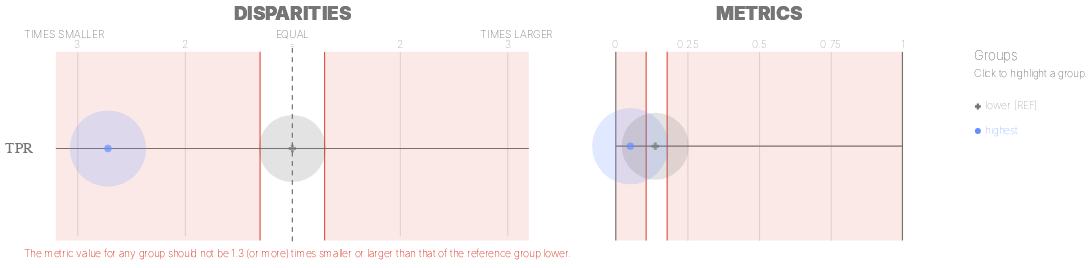

Notebook cell for this chart:
### Markdown cell above
#### Before: Run Aequitas for the "best" model chosen earlier

### Code cell
g = Group()
b = Bias()

xtab_old, _ = g.get_crosstabs(old_df[['score', 'label_value', attr_col]].copy())
bdf_old = b.get_disparity_predefined_groups(xtab_old, original_df=old_df, ref_groups_dict=protected_attribute_ref_group)

ap.disparities_metrics(bdf_old, metrics, attr_col, fairness_threshold=disparity_threshold)

### Figure 1 — Vega-Lite specification as saved in the notebook (floating-point values rounded to 4 significant figures)
{"config": {"view": {"continuousWidth": 400, "continuousHeight": 300, "strokeWidth": 0}, "axisLeft": {"labelColor": "rgb(117,117,117)", "labelFont": "Arial", "labelFontSize": 16}}, "hconcat": [{"layer": [{"data": {"name": "data-b3bcfd1decd67fb31f95ea5e1bcd9e64"}, "mark": {"type": "rule", "stroke": "rgb(117,117,117)", "strokeWidth": 1.25, "tooltip": ""}, "encoding": {"x": {"type": "quantitative", "field": "x", "scale": {"domain": [-2, 2], "range": [57.0, 513.0]}}, "x2": {"field": "x2"}, "y": {"type": "nominal", "axis": {"domain": false, "labelAngle": 0, "labelPadding": -10, "orient": "left", "ticks": false, "title": ""}, "field": "metric", "scale": {"domain": ["TPR"], "range": [30, 225.0]}}}}, {"data": {"name": "data-79dd248bdaa0ea02c535240e8ad022c8"}, "mark": {"type": "rule", "stroke": "rgb(117,117,117)", "strokeDash": [5, 5], "strokeWidth": 1}, "encoding": {"tooltip": {"value": "lower [REF]"}, "x": {"value": 285.0}, "y": {"value": 20.83}, "y2": {"value": 229.2}}}, {"data": {"name": "data-bf3bbf11504879c3d6556966f4853596"}, "mark": {"type": "text", "align": "center", "color": "rgb(117,117,117)", "font": "Arial", "fontSize": 11, "fontWeight": 100, "tooltip": ""}, "encoding": {"text": {"type": "nominal", "field": "label"}, "x": {"type": "quantitative", "field": "value", "scale": {"domain": [-2, 2], "range": [57.0, 513.0]}}, "y": {"value": 17.5}}}, {"layer": [{"mark": {"type": "text", "align": "right", "fill": "rgb(117,117,117)", "font": "Arial", "fontSize": 11, "fontWeight": 100, "tooltip": ""}, "encoding": {"text": {"value": "TIMES SMALLER"}, "x": {"value": 85.5}, "y": {"value": 7.5}}}, {"mark": {"type": "text", "align": "left", "fill": "rgb(117,117,117)", "font": "Arial", "fontSize": 11, "fontWeight": 100, "tooltip": ""}, "encoding": {"text": {"value": "TIMES LARGER"}, "x": {"value": 484.5}, "y": {"value": 7.5}}}, {"mark": {"type": "text", "align": "center", "fill": "rgb(117,117,117)", "font": "Arial", "fontSize": 11, "fontWeight": 100, "tooltip": ""}, "encoding": {"text": {"value": "EQUAL"}, "x": {"value": 285.0}, "y": {"value": 7.5}}}], "data": {"name": "data-79dd248bdaa0ea02c535240e8ad022c8"}}, {"layer": [{"mark": {"type": "rule", "opacity": 0.8, "stroke": "rgb(217, 46, 28)", "strokeWidth": 1.25, "tooltip": ""}, "encoding": {"x": {"type": "quantitative", "field": "min", "scale": {"domain": [-2, 2], "range": [57.0, 513.0]}}, "y": {"value": 25.0}, "y2": {"value": 225.0}}}, {"mark": {"type": "rule", "opacity": 0.8, "stroke": "rgb(217, 46, 28)", "strokeWidth": 1.25, "tooltip": ""}, "encoding": {"x": {"type": "quantitative", "field": "max", "scale": {"domain": [-2, 2], "range": [57.0, 513.0]}}, "y": {"value": 25.0}, "y2": {"value": 225.0}}}, {"layer": [{"mark": {"type": "rect", "fill": "rgb(217, 46, 28)", "opacity": 0.1, "tooltip": ""}, "encoding": {"x": {"type": "quantitative", "field": "min", "scale": {"domain": [-2, 2], "range": [57.0, 513.0]}}, "x2": {"field": "lower_end"}, "y": {"value": 25.0}, "y2": {"value": 225.0}}}, {"mark": {"type": "rect", "fill": "rgb(217, 46, 28)", "opacity": 0.1, "tooltip": ""}, "encoding": {"x": {"type": "quantitative", "field": "max", "scale": {"domain": [-2, 2], "range": [57.0, 513.0]}}, "x2": {"field": "upper_end"}, "y": {"value": 25.0}, "y2": {"value": 225.0}}}]}, {"data": {"name": "data-79dd248bdaa0ea02c535240e8ad022c8"}, "mark": {"type": "text", "align": "left", "baseline": "top", "fill": "rgb(217, 46, 28)", "font": "Arial", "fontSize": 11, "fontWeight": 100, "tooltip": ""}, "encoding": {"text": {"value": "The metric value for any group should not be 1.3 (or more) times smaller or larger than that of the reference group lower."}, "x": {"value": 0}, "y": {"value": 233.3}}}], "data": {"name": "data-b643063563633c31a45d634da5f365b2"}}, {"layer": [{"mark": "circle"}, {"data": {"name": "data-51b8003dc85d49711ca36fabda1ba077"}, "mark": {"type": "circle", "opacity": 0.2}, "encoding": {"color": {"condition": {"type": "nominal", "field": "attribute_value", "legend": null, "scale": {"domain": ["lower", "highest"], "range": ["rgb(117,117,117)", "rgb(100, 143, 255)", "rgb(254, 97, 0)", "rgb(220, 38, 127)", "rgb(255, 176, 0)", "rgb(120, 94, 240)"]}, "selection": "selector013"}, "value": "rgb(224,224,224)"}, "size": {"type": "quantitative", "field": "group_size", "legend": null, "scale": {"domain": [0, 11970.0], "range": [0, 7854.0]}}, "tooltip": [{"type": "nominal", "field": "attribute_value", "title": "Group"}, {"type": "nominal", "field": "tooltip_group_size", "title": "Group Size"}, {"type": "nominal", "field": "tooltip_disparity_explanation_tpr", "title": "Disparity"}, {"type": "quantitative", "field": "tpr", "format": ".2f", "title": "TPR"}], "x": {"type": "quantitative", "axis": {"domain": false, "labels": false, "ticks": false, "title": null, "values": [-2, -1, 1, 2]}, "field": "tpr_disparity_scaled", "scale": {"domain": [-2, 2], "range": [57.0, 513.0]}}, "y": {"type": "nominal", "axis": {"domain": false, "grid": false, "labels": false, "ticks": false, "title": " "}, "field": "metric_variable", "scale": {"domain": ["TPR"], "range": [30, 225.0]}}}, "selection": {"selector015": {"type": "multi", "empty": "all", "fields": ["attribute_value"]}}, "transform": [{"calculate": "'TPR'", "as": "metric_variable"}]}, {"layer": [{"mark": "point"}, {"data": {"name": "data-51b8003dc85d49711ca36fabda1ba077"}, "mark": {"type": "point", "filled": true, "size": 60}, "encoding": {"color": {"condition": {"type": "nominal", "field": "attribute_value", "legend": null, "scale": {"domain": ["lower", "highest"], "range": ["rgb(117,117,117)", "rgb(100, 143, 255)", "rgb(254, 97, 0)", "rgb(220, 38, 127)", "rgb(255, 176, 0)", "rgb(120, 94, 240)"]}, "selection": "selector013"}, "value": "rgb(224,224,224)"}, "shape": {"type": "nominal", "field": "attribute_value", "legend": null, "scale": {"domain": ["lower", "highest"], "range": ["cross", "circle"]}}, "tooltip": [{"type": "nominal", "field": "attribute_value", "title": "Group"}, {"type": "nominal", "field": "tooltip_group_size", "title": "Group Size"}, {"type": "nominal", "field": "tooltip_disparity_explanation_tpr", "title": "Disparity"}, {"type": "quantitative", "field": "tpr", "format": ".2f", "title": "TPR"}], "x": {"type": "quantitative", "axis": {"domain": false, "labels": false, "ticks": false, "title": null, "values": [-2, -1, 1, 2]}, "field": "tpr_disparity_scaled", "scale": {"domain": [-2, 2], "range": [57.0, 513.0]}}, "y": {"type": "nominal", "axis": {"domain": false, "grid": false, "labels": false, "ticks": false, "title": " "}, "field": "metric_variable", "scale": {"domain": ["TPR"], "range": [30, 225.0]}}}, "selection": {"selector014": {"type": "multi", "empty": "all", "fields": ["attribute_value"]}}, "transform": [{"calculate": "'TPR'", "as": "metric_variable"}]}]}]}, {"data": {"name": "data-79dd248bdaa0ea02c535240e8ad022c8"}, "mark": {"type": "text", "align": "center", "fill": "rgb(117,117,117)", "font": "Arial", "fontSize": 20, "fontWeight": 900, "tooltip": ""}, "encoding": {"text": {"value": "DISPARITIES"}, "x": {"value": 285.0}, "y": {"value": -15}}}], "height": 250, "resolve": {"scale": {"size": "independent", "y": "independent"}}, "width": 570.0}, {"layer": [{"data": {"name": "data-2877b248c93196b56da8c0b23bb53c1d"}, "mark": {"type": "rule", "stroke": "rgb(117,117,117)", "strokeWidth": 1.25, "tooltip": ""}, "encoding": {"x": {"type": "quantitative", "field": "start", "scale": {"domain": [0, 1], "range": [38.0, 342.0]}}, "x2": {"field": "end"}, "y": {"type": "nominal", "axis": {"domain": false, "grid": false, "labels": false, "ticks": false, "title": " "}, "field": "y_position", "scale": {"domain": ["TPR"], "range": [25.0, 225.0]}}}}, {"data": {"name": "data-6cfe259518f6c7b358d8f836a73e6b7f"}, "mark": {"type": "rule", "stroke": "rgb(117,117,117)", "strokeWidth": 1.25, "tooltip": ""}, "encoding": {"x": {"type": "quantitative", "field": "x_position", "scale": {"domain": [0, 1], "range": [38.0, 342.0]}}, "y": {"value": 25.0}, "y2": {"value": 225.0}}}, {"data": {"name": "data-60ed1133fa688d151d36705a369482e0"}, "mark": {"type": "text", "align": "center", "color": "rgb(117,117,117)", "font": "Arial", "fontSize": 11, "fontWeight": 100, "tooltip": ""}, "encoding": {"text": {"type": "nominal", "field": "value"}, "x": {"type": "quantitative", "field": "value", "scale": {"domain": [0, 1], "range": [38.0, 342.0]}}, "y": {"value": 17.5}}}, {"layer": [{"mark": {"type": "rect", "opacity": 0.8, "stroke": "rgb(217, 46, 28)", "strokeWidth": 1.25, "tooltip": ""}, "encoding": {"x": {"type": "quantitative", "field": "lower_threshold_value", "scale": {"domain": [0, 1], "range": [38.0, 342.0]}}, "x2": {"field": "lower_threshold_value"}, "y": {"type": "nominal", "axis": {"domain": false, "grid": false, "labels": false, "ticks": false, "title": " "}, "field": "metric", "scale": {"domain": ["TPR"], "range": [25.0, 225.0]}}}}, {"mark": {"type": "rect", "opacity": 0.8, "stroke": "rgb(217, 46, 28)", "strokeWidth": 1.25, "tooltip": ""}, "encoding": {"x": {"type": "quantitative", "field": "upper_threshold_value", "scale": {"domain": [0, 1], "range": [38.0, 342.0]}}, "x2": {"field": "upper_threshold_value"}, "y": {"type": "nominal", "axis": {"domain": false, "grid": false, "labels": false, "ticks": false, "title": " "}, "field": "metric", "scale": {"domain": ["TPR"], "range": [25.0, 225.0]}}}}, {"layer": [{"mark": {"type": "rect", "fill": "rgb(217, 46, 28)", "opacity": 0.1, "tooltip": ""}, "encoding": {"x": {"type": "quantitative", "field": "lower_threshold_value", "scale": {"domain": [0, 1], "range": [38.0, 342.0]}}, "x2": {"field": "lower_end"}, "y": {"type": "nominal", "axis": {"domain": false, "grid": false, "labels": false, "ticks": false, "title": " "}, "field": "metric", "scale": {"domain": ["TPR"], "range": [25.0, 225.0]}}}}, {"mark": {"type": "rect", "fill": "rgb(217, 46, 28)", "opacity": 0.1, "tooltip": ""}, "encoding": {"x": {"type": "quantitative", "field": "upper_threshold_value", "scale": {"domain": [0, 1], "range": [38.0, 342.0]}}, "x2": {"field": "upper_end"}, "y": {"type": "nominal", "axis": {"domain": false, "grid": false, "labels": false, "ticks": false, "title": " "}, "field": "metric", "scale": {"domain": ["TPR"], "range": [25.0, 225.0]}}}}]}], "data": {"name": "data-8772ff26277eae00f90df06e87019975"}}, {"layer": [{"mark": "circle"}, {"data": {"name": "data-51b8003dc85d49711ca36fabda1ba077"}, "mark": {"type": "circle", "opacity": 0.2}, "encoding": {"color": {"condition": {"type": "nominal", "field": "attribute_value", "legend": null, "scale": {"domain": ["lower", "highest"], "range": ["rgb(117,117,117)", "rgb(100, 143, 255)", "rgb(254, 97, 0)", "rgb(220, 38, 127)", "rgb(255, 176, 0)", "rgb(120, 94, 240)"]}, "selection": "selector013"}, "value": "rgb(224,224,224)"}, "size": {"type": "quantitative", "field": "group_size", "legend": null, "scale": {"domain": [0, 11970.0], "range": [0, 7854.0]}}, "tooltip": [{"type": "nominal", "field": "attribute_value", "title": "Group"}, {"type": "nominal", "field": "tooltip_group_size", "title": "Group Size"}, {"type": "nominal", "field": "tooltip_disparity_explanation_tpr", "title": "Disparity"}, {"type": "quantitative", "field": "tpr", "format": ".2f", "title": "TPR"}], "x": {"type": "quantitative", "axis": {"domain": false, "labels": false, "ticks": false, "title": null, "values": [0.25, 0.5, 0.75]}, "field": "tpr", "scale": {"domain": [0, 1], "range": [38.0, 342.0]}}, "y": {"type": "nominal", "axis": {"domain": false, "grid": false, "labels": false, "ticks": false, "title": " "}, "field": "metric_variable", "scale": {"domain": ["TPR"], "range": [25.0, 225.0]}}}, "selection": {"selector017": {"type": "multi", "empty": "all", "fields": ["attribute_value"]}}, "transform": [{"calculate": "'TPR'", "as": "metric_variable"}]}, {"layer": [{"mark": "point"}, {"data": {"name": "data-51b8003dc85d49711ca36fabda1ba077"}, "mark": {"type": "point", "filled": true, "size": 60}, "encoding": {"color": {"condition": {"type": "nominal", "field": "attribute_value", "legend": null, "scale": {"domain": ["lower", "highest"], "range": ["rgb(117,117,117)", "rgb(100, 143, 255)", "rgb(254, 97, 0)", "rgb(220, 38, 127)", "rgb(255, 176, 0)", "rgb(120, 94, 240)"]}, "selection": "selector013"}, "value": "rgb(224,224,224)"}, "shape": {"type": "nominal", "field": "attribute_value", "legend": null, "scale": {"domain": ["lower", "highest"], "range": ["cross", "circle"]}}, "tooltip": [{"type": "nominal", "field": "attribute_value", "title": "Group"}, {"type": "nominal", "field": "tooltip_group_size", "title": "Group Size"}, {"type": "nominal", "field": "tooltip_disparity_explanation_tpr", "title": "Disparity"}, {"type": "quantitative", "field": "tpr", "format": ".2f", "title": "TPR"}], "x": {"type": "quantitative", "axis": {"domain": false, "labels": false, "ticks": false, "title": null, "values": [0.25, 0.5, 0.75]}, "field": "tpr", "scale": {"domain": [0, 1], "range": [38.0, 342.0]}}, "y": {"type": "nominal", "axis": {"domain": false, "grid": false, "labels": false, "ticks": false, "title": " "}, "field": "metric_variable", "scale": {"domain": ["TPR"], "range": [25.0, 225.0]}}}, "selection": {"selector016": {"type": "multi", "empty": "all", "fields": ["attribute_value"]}}, "transform": [{"calculate": "'TPR'", "as": "metric_variable"}]}]}]}, {"data": {"name": "data-79dd248bdaa0ea02c535240e8ad022c8"}, "mark": {"type": "text", "align": "center", "fill": "rgb(117,117,117)", "font": "Arial", "fontSize": 20, "fontWeight": 900, "tooltip": ""}, "encoding": {"text": {"value": "METRICS"}, "x": {"value": 190.0}, "y": {"value": -15}}}, {"layer": [{"mark": {"type": "point", "filled": true, "opacity": 1, "size": 39.48}, "encoding": {"color": {"condition": {"type": "nominal", "field": "attribute_value", "legend": null, "scale": {"domain": ["lower", "highest"], "range": ["rgb(117,117,117)", "rgb(100, 143, 255)", "rgb(254, 97, 0)", "rgb(220, 38, 127)", "rgb(255, 176, 0)", "rgb(120, 94, 240)"]}, "selection": "selector013"}, "value": "rgb(224,224,224)"}, "shape": {"type": "nominal", "field": "attribute_value", "legend": null, "scale": {"domain": ["lower", "highest"], "range": ["cross", "circle"]}}, "x": {"value": 422.0}, "y": {"type": "nominal", "axis": {"domain": false, "grid": false, "labels": false, "ticks": false, "title": " "}, "field": "attribute_value", "scale": {"domain": ["lower", "highest"], "range": [70, 122]}}}, "selection": {"selector013": {"type": "multi", "empty": "all", "fields": ["attribute_value"]}}}, {"mark": {"type": "text", "align": "left", "baseline": "middle", "font": "Arial", "fontSize": 11, "fontWeight": 100}, "encoding": {"color": {"condition": {"type": "nominal", "field": "attribute_value", "legend": null, "scale": {"domain": ["lower", "highest"], "range": ["rgb(117,117,117)", "rgb(100, 143, 255)", "rgb(254, 97, 0)", "rgb(220, 38, 127)", "rgb(255, 176, 0)", "rgb(120, 94, 240)"]}, "selection": "selector013"}, "value": "rgb(224,224,224)"}, "text": {"type": "nominal", "field": "label"}, "x": {"value": 430.0}, "y": {"type": "nominal", "axis": {"domain": false, "grid": false, "labels": false, "ticks": false, "title": " "}, "field": "attribute_value", "scale": {"domain": ["lower", "highest"], "range": [70, 122]}}}, "selection": {"selector018": {"type": "multi", "empty": "all", "fields": ["attribute_value"]}}}, {"data": {"name": "data-79dd248bdaa0ea02c535240e8ad022c8"}, "mark": {"type": "text", "align": "left", "baseline": "middle", "color": "rgb(117,117,117)", "font": "Arial", "fontSize": 11, "fontWeight": 100}, "encoding": {"text": {"value": "Click to highlight a group."}, "x": {"value": 418.0}, "y": {"value": 49}}}, {"data": {"name": "data-79dd248bdaa0ea02c535240e8ad022c8"}, "mark": {"type": "text", "align": "left", "baseline": "middle", "color": "rgb(117,117,117)", "font": "Arial", "fontSize": 14, "fontWeight": 100}, "encoding": {"text": {"value": "Groups"}, "x": {"value": 418.0}, "y": {"value": 30}}}], "data": {"name": "data-a5ebce136adcce28635ff1807ca7d132"}}], "height": 250, "resolve": {"scale": {"y": "independent"}}, "width": 380.0}], "bounds": "flush", "spacing": 20, "$schema": "https://vega.github.io/schema/vega-lite/v4.8.1.json", "datasets": {"data-b3bcfd1decd67fb31f95ea5e1bcd9e64": [{"metric": "TPR", "x": -2.2, "x2": 2.2}], "data-79dd248bdaa0ea02c535240e8ad022c8": [{"a": 1, "b": 0}, {"a": 1, "b": 0}], "data-bf3bbf11504879c3d6556966f4853596": [{"value": -2, "label": 3}, {"value": -1, "label": 2}, {"value": 0, "label": "="}, {"value": 1, "label": 2}, {"value": 2, "label": 3}], "data-b643063563633c31a45d634da5f365b2": [{"min": -0.3, "max": 0.3, "lower_end": -2.2, "upper_end": 2.2}], "data-51b8003dc85d49711ca36fabda1ba077": [{"attribute_name": "poverty_level", "attribute_value": "highest", "group_size": 9973, "total_entities": 17677, "tpr": 0.05077, "tpr_disparity": 0.3683, "tpr_disparity_scaled": -1.715, "tooltip_group_size": "9,973 (56.42%)", "tooltip_disparity_explanation_tpr": "2.72 times smaller TPR than the reference group"}, {"attribute_name": "poverty_level", "attribute_value": "lower", "group_size": 7704, "total_entities": 17677, "tpr": 0.1379, "tpr_disparity": 1.0, "tpr_disparity_scaled": 0.0, "tooltip_group_size": "7,704 (43.58%)", "tooltip_disparity_explanation_tpr": "Reference group"}], "data-2877b248c93196b56da8c0b23bb53c1d": [{"y_position": "TPR", "start": 0, "end": 1}], "data-6cfe259518f6c7b358d8f836a73e6b7f": [{"x_position": 0}, {"x_position": 1}], "data-60ed1133fa688d151d36705a369482e0": [{"value": 0.0}, {"value": 0.25}, {"value": 0.5}, {"value": 0.75}, {"value": 1.0}], "data-8772ff26277eae00f90df06e87019975": [{"lower_end": 0, "upper_end": 1, "lower_threshold_value": 0.106, "upper_threshold_value": 0.1792, "metric": "TPR"}], "data-a5ebce136adcce28635ff1807ca7d132": [{"attribute_value": "lower", "label": "lower [REF]"}, {"attribute_value": "highest", "label": "highest"}]}}
